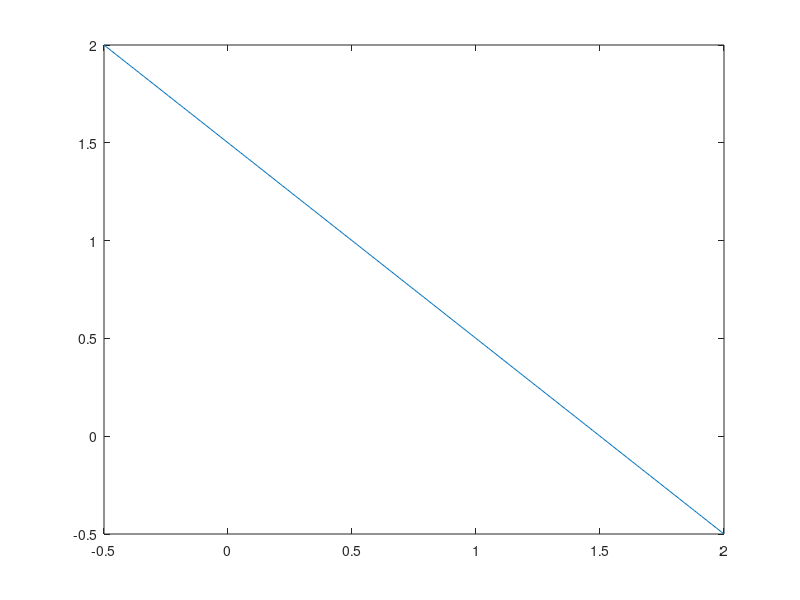

This figure's MATLAB source:
%% ----------  Adaline -----------------------------------
clear all; close all; clc;

%% ---------------  inicializacon -----------------------------------------
Q=4;        % dimension de las entradas

p0=[1 1 1 1];   % patron de bias
p1=[0 0 1 1];   % patron uno de entrada
p2=[0 1 0 1];   % patron dos de entrada

yd1 = [0 0 0 1]; % AND normal
yd2 = [-1 -1 -1 1]; % AND modificada
yd3 = [0 1 1 1];
yd4 = [-1 1 1 1];

yd = yd2;

R = zeros(3,3);
h = zeros(3,1);

for k=1:Q
    z = [p1(k) p2(k) p0(k)];
    R1 = z'*z;
    R = R + R1;

    h1 = yd(k)*z';
    h = h + h1;
end

Ri = inv(R);
x = (Ri*h);
xm = (1/Q)*x;

pr=-0.5:0.01:2;
H=plot(pr, -xm(3)/xm(2)- xm(1)/xm(2)*pr);
